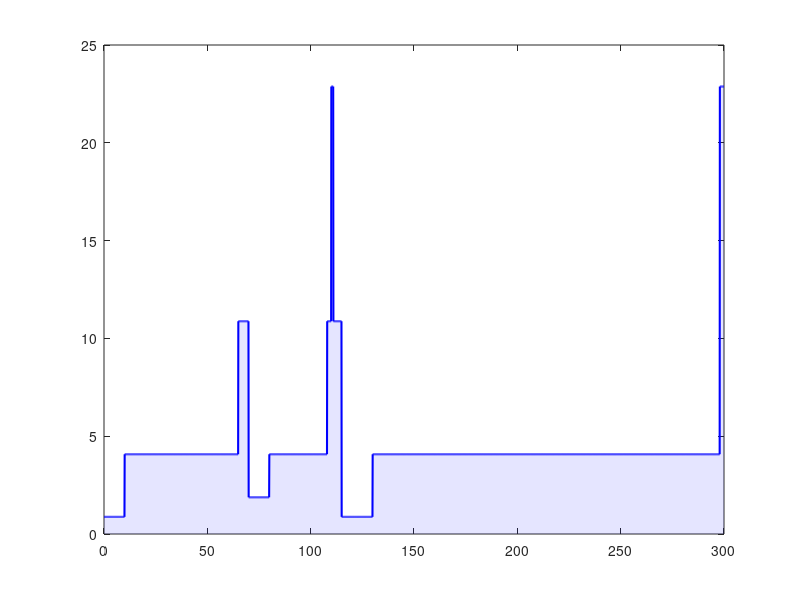

Reproduce this figure in MATLAB. (Note: this script raises an error after producing the figure.)
% =========================================================================
% MCT333/MCT344: Mechatronics Omni-Challenge Battery Sizing Model
% Module: Mobile Base & Perception (Duty-Cycle Transient Model)
% =========================================================================
clear; clc; close all;

%% 1. Electrical Rail Definitions & Efficiencies
V_sys  = 12.0;     % Main system operating voltage
V_12V  = 12.0;     % Motor domain
V_5V   = 5.0;      % Processing domain
V_3V3  = 3.3;      % Logic domain

% Converter efficiencies
eta_5V    = 0.90;  % 12V -> 5V buck
eta_3V3   = 0.85;  % 5V -> 3.3V regulator
eta_motor = 1.00;  % Direct battery to motor rail

%% 2. Component Power Definition
comp_names = {'Omni Motors', 'Motor Drivers', 'Raspberry Pi', 'RealSense Cam', ...
              'Encoders', 'CAN Transceiver', 'LED Indicators', 'ESP32 MCU', ...
              'IMU', 'Opto-isolators', 'Buttons/Switches'};

% Format: [Voltage, Quantity, Unit_Inom, Unit_Imax]
components = [
    % --- 12V Rail ---
    12.0,  4,0.800, 5.500;   % Motors
    12.0, 2, 0.030, 0.100;   % Motor Drivers (logic side)
    % --- 5V Rail ---
    5.0,  1, 0.800, 3.000;   % Raspberry Pi
    5.0,  1, 0.700, 1.200;   % RealSense
    5.0,  4, 0.010, 0.015;   % Encoders
    5.0,  1, 0.010, 0.075;   % CAN
    5.0,  5, 0.020, 0.020;   % LEDs
    % --- 3.3V Rail ---
    3.3,  1, 0.080, 0.260;   % ESP32
    3.3,  1, 0.004, 0.005;   % IMU
    3.3,  4, 0.015, 0.020;   % Opto-isolators
    3.3,  3, 0.001, 0.002;   % Buttons
];

V_comp   = components(:,1);
Qty      = components(:,2);
I_nom_u  = components(:,3);
I_max_u  = components(:,4);

I_nom_tot = Qty .* I_nom_u;
I_max_tot = Qty .* I_max_u;

%% 3. Convert Loads to Power (W)
P_comp_nom = V_comp .* I_nom_tot;
P_comp_peak = V_comp .* I_max_tot;

P_12_nom = sum(P_comp_nom(V_comp == 12.0));
P_5_nom  = sum(P_comp_nom(V_comp == 5.0));
P_3_nom  = sum(P_comp_nom(V_comp == 3.3));

P_12_peak = sum(P_comp_peak(V_comp == 12.0));
P_5_peak  = sum(P_comp_peak(V_comp == 5.0));
P_3_peak  = sum(P_comp_peak(V_comp == 3.3));

% Reflect Converter Losses Back to Battery
P_3_input_from_5 = P_3_nom / eta_3V3;
P_3_peak_input   = P_3_peak / eta_3V3;

P_5_total_nom  = (P_5_nom + P_3_input_from_5) / eta_5V;
P_5_total_peak = (P_5_peak + P_3_peak_input) / eta_5V;

P_batt_nom  = P_12_nom + P_5_total_nom;
P_batt_peak = P_12_peak + P_5_total_peak;

%% 4. Battery Pack Definition (Selected Cell)
V_cell = 3.6;
C_cell = 3.0;      % Ah
I_cell_max = 15.0; % A
W_cell = 0.048;    % kg
DoD = 0.80;

I_batt_nom  = P_batt_nom / V_sys;
I_batt_peak = P_batt_peak / V_sys;

%% 5. Mission Profile
T_total = 300;
dt = 0.1;
t = 0:dt:T_total;
P_profile = zeros(size(t));

% Extract Base Logic Power (Total Nominal Power MINUS the 4 Motors)
P_logic_base = P_batt_nom - (4 * 0.800 * 12.0);

% Define Tiered Motor States
I_motor_drive = 0.8;  % Average steady driving
I_motor_agg   = 2.5;  % Aggressive strafing / heavy acceleration
I_motor_stall = 5.5;  % Hard physical stall against a wall/object

% Define Explicit Operational Power States
P_idle   = P_logic_base;                                         % Motors OFF
P_percep = P_logic_base + 12.0;                                  % Motors OFF, Pi/Cam spike (+12W)
P_drive  = P_logic_base + (4 * I_motor_drive * 12.0);            % Nominal driving
P_agg    = P_logic_base + (4 * I_motor_agg * 12.0);              % Aggressive maneuvering
P_stall  = P_logic_base + (4 * I_motor_stall * 12.0);            % TRANSIENT ONLY

% Format: [Start_Time (s), End_Time (s), Power_Draw (W)]
mission_phases = [
      0,  10, P_idle;     % Boot & setup
     10,  65, P_drive;    % Smooth teleop driving
     65,  70, P_agg;      % Aggressive maneuvering near ball pit
     70,  80, P_percep;   % Motors OFF, Perception spike for QR read
     80, 108, P_drive;    % Autonomous driving to drop-off
    108, 110, P_agg;      % Precision Pure X/Y alignment
    110, 111, P_stall;    % TRANSIENT (1s): Bumped the drop-off station
    111, 115, P_agg;      % Correction maneuvering
    115, 130, P_idle;     % Arm working (base motors OFF)
    130, 298, P_drive;    % Driving to exit
    298, 300, P_stall;    % TRANSIENT (2s): Final aggressive stop
];

for k = 1:size(mission_phases,1)
    idx = (t >= mission_phases(k,1)) & (t < mission_phases(k,2));
    P_profile(idx) = mission_phases(k,3);
end
P_profile(end) = mission_phases(end,3);

% Convert Power to Current for Battery Sizing
I_profile = P_profile / V_sys;

%% 6. Energy Integration & Capacity Calculation
Total_As = trapz(t, I_profile); 
C_consumed_Ah = Total_As / 3600;
C_req_Ah = C_consumed_Ah / DoD;

% Calculate Pack Configuration
Ns = ceil(V_sys / V_cell);
Np_cap = ceil(C_req_Ah / C_cell);
Np_curr = ceil(I_batt_peak / I_cell_max);
Np = max(Np_cap, Np_curr);

%% 7. Final Outputs & Weight Check
Total_cells = Ns * Np;
Pack_weight_kg = Total_cells * W_cell;
Total_Pack_Weight = Pack_weight_kg * 1.15; % 15% overhead

Total_Energy_Wh = C_consumed_Ah * V_sys;
Pack_Energy_Wh = (Np * C_cell) * V_sys;
Max_Run_Time_mins = ((Np * C_cell * DoD) / I_batt_nom) * 60;

fprintf('\n=== SYSTEM POWER ARCHITECTURE RESULTS ===\n');
fprintf('Battery Drain (Nominal):  %.2f W (%.2f A)\n', P_batt_nom, I_batt_nom);
fprintf('Battery Drain (Peak):     %.2f W (%.2f A)\n', P_batt_peak, I_batt_peak);
fprintf('-----------------------------------------\n');
fprintf('Mission Energy Consumed:  %.2f Ah (%.2f Wh)\n', C_consumed_Ah, Total_Energy_Wh);
fprintf('Safe Pack Requirement:    %.2f Ah\n', C_req_Ah);
fprintf('-----------------------------------------\n');
fprintf('FINAL CONFIGURATION:      %dS%dP\n', Ns, Np);
fprintf('Installed Pack Energy:    %.2f Ah (%.2f Wh)\n', Np * C_cell, Pack_Energy_Wh);
fprintf('Max Safe Continuous Draw: %.1f A\n', Np * I_cell_max);
fprintf('Estimated Max Run Time:   %.1f Minutes\n', Max_Run_Time_mins);
fprintf('Estimated Pack Weight:    %.2f kg\n', Total_Pack_Weight);
fprintf('=========================================\n');

%% 8. Phase 1 Safety: Main Fuse Sizing
fuse_margin = 1.2; 
I_fuse_calc = I_batt_peak * fuse_margin;
standard_fuses = [5, 7.5, 10, 15, 20, 25, 30, 40, 50, 60, 80];

valid_fuses = standard_fuses(standard_fuses >= I_fuse_calc);
if isempty(valid_fuses)
    Main_Fuse_A = max(standard_fuses);
    warning('Exceeds standard ATC blade fuses.');
else
    Main_Fuse_A = min(valid_fuses);
end

fprintf('\n=== PHASE 1 SAFETY: MAIN FUSE SELECTION ===\n');
fprintf('System Peak Current:      %.2f A\n', I_batt_peak);
fprintf('Calculated Min Fuse:      %.2f A (with 20%% margin)\n', I_fuse_calc);
fprintf('Recommended Main Fuse:    %d A \n', Main_Fuse_A);
fprintf('===========================================\n\n');

%% 9. Advanced Visualizations
% --- Figure 1: Instantaneous Current Profile ---
figure('Name', 'System Current Profile', 'Position', [100, 100, 800, 350]);
plot(t, I_profile, 'b-', 'LineWidth', 1.5); hold on;
fill([t, fliplr(t)], [I_profile, zeros(1, length(I_profile))], 'b', 'FaceAlpha', 0.1, 'EdgeColor', 'none');
yline(I_batt_peak, 'r--', 'Calculated Peak Capability', 'LineWidth', 2, 'LabelHorizontalAlignment', 'left');
yline(I_batt_nom, 'g--', 'Nominal Baseline', 'LineWidth', 2, 'LabelHorizontalAlignment', 'left');
title('Battery Current Drain Over 5-Minute Run (Tiered Motor Logic)');
xlabel('Time (seconds)'); ylabel('Current (Amperes)');
grid on; xlim([0 T_total]); ylim([0 I_batt_peak + 5]);

% --- Figure 2: Cumulative Energy Drain ---
Cumulative_As = cumtrapz(t, I_profile); 
Cumulative_Ah = Cumulative_As / 3600; 
figure('Name', 'Cumulative Capacity', 'Position', [150, 150, 800, 350]);
plot(t, Cumulative_Ah, 'm-', 'LineWidth', 2); hold on;
yline(C_req_Ah, 'k--', 'Required Safe Pack Capacity', 'LineWidth', 1.5, 'LabelHorizontalAlignment', 'left');
title('Cumulative Capacity Consumption');
xlabel('Time (seconds)'); ylabel('Capacity Used (Ah)');
grid on; xlim([0 T_total]);

% --- Figure 3: Component Power Breakdown (Watts) ---
figure('Name', 'Power Breakdown Analysis (Watts)', 'Position', [200, 200, 900, 500]);
subplot(1,2,1);
bar(P_comp_nom, 'FaceColor', [0.2 0.6 0.5]);
set(gca, 'xtick', 1:length(comp_names), 'xticklabel', comp_names); xtickangle(45);
title('Nominal Power Breakdown (W)'); ylabel('Continuous Power (Watts)'); grid on;

subplot(1,2,2);
bar(P_comp_peak, 'FaceColor', [0.8 0.3 0.3]);
set(gca, 'xtick', 1:length(comp_names), 'xticklabel', comp_names); xtickangle(45);
title('Peak/Stall Power Breakdown (W)'); ylabel('Maximum Power (Watts)'); grid on;

% --- Figure 4: Subsystem Distribution Pie Chart ---
Actuation_W  = sum(P_comp_nom(1:2));   
Perception_W = sum(P_comp_nom(3:5)) + P_comp_nom(9); 
Control_W    = sum(P_comp_nom(6:8)) + sum(P_comp_nom(10:11)); 

subsystem_powers = [Actuation_W, Perception_W, Control_W];
subsystem_labels = {'Actuation (Drive)', 'Perception & Navigation', 'Control, Comms & UI'};

figure('Name', 'System Power Distribution', 'Position', [300, 300, 600, 450]);
pie(subsystem_powers);
legend(subsystem_labels, 'Location', 'bestoutside');
title('Nominal Power Distribution by Subsystem (Watts)');
colormap(lines(3));